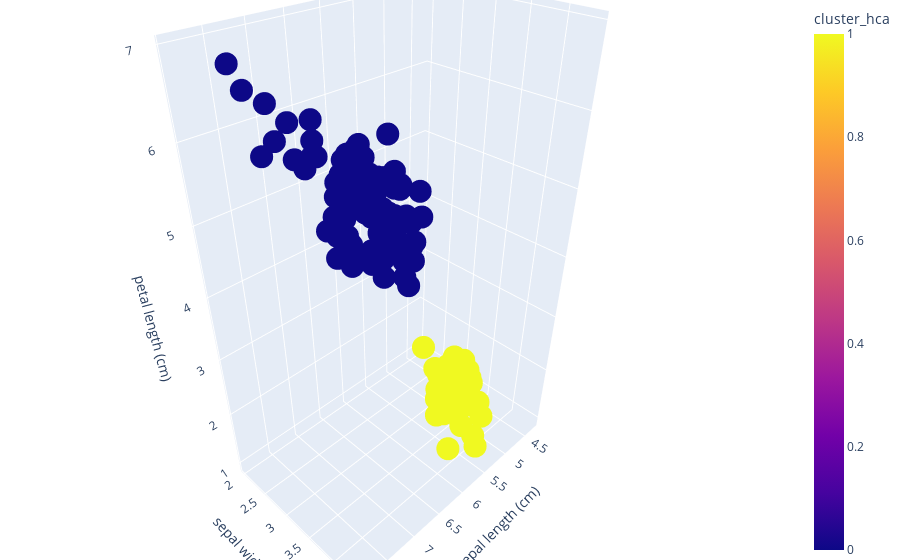

Notebook source saved alongside this figure:
### Code cell
import plotly.express as px

fig = px.scatter_3d(
    df,
    x="sepal length (cm)",
    y="sepal width (cm)",
    z="petal length (cm)",
    color='cluster_hca',  
    hover_data=["sepal length (cm)", "sepal width (cm)", "petal length (cm)", "petal width (cm)", "species"],
    category_orders={"cluster_hca": range(0, 2)}  
)

fig.update_layout(margin=dict(l=0, r=0, b=0, t=0))
fig.show()

### Figure 1 — Plotly figure (JSON) as saved in the notebook; plotly's stock layout.template omitted (floating-point values rounded to 4 significant figures; data arrays with more than 128 entries replaced by an {"elided": "..."} marker saying what was removed)
{"data": [{"customdata": {"elided": "150x2 float values"}, "hovertemplate": "sepal length (cm)=%{x}<br>sepal width (cm)=%{y}<br>petal length (cm)=%{z}<br>petal width (cm)=%{customdata[0]}<br>species=%{customdata[1]}<br>cluster_hca=%{marker.color}<extra></extra>", "legendgroup": "", "marker": {"color": {"elided": "150 int values"}, "coloraxis": "coloraxis", "symbol": "circle"}, "mode": "markers", "name": "", "scene": "scene", "showlegend": false, "type": "scatter3d", "x": {"elided": "150 float values"}, "y": {"elided": "150 float values"}, "z": {"elided": "150 float values"}}], "layout": {"coloraxis": {"colorbar": {"title": {"text": "cluster_hca"}}, "colorscale": [[0, "#0d0887"], [0.1111, "#46039f"], [0.2222, "#7201a8"], [0.3333, "#9c179e"], [0.4444, "#bd3786"], [0.5556, "#d8576b"], [0.6667, "#ed7953"], [0.7778, "#fb9f3a"], [0.8889, "#fdca26"], [1, "#f0f921"]]}, "legend": {"tracegroupgap": 0}, "margin": {"b": 0, "l": 0, "r": 0, "t": 0}, "scene": {"domain": {"x": [0, 1], "y": [0, 1]}, "xaxis": {"title": {"text": "sepal length (cm)"}}, "yaxis": {"title": {"text": "sepal width (cm)"}}, "zaxis": {"title": {"text": "petal length (cm)"}}}}}
